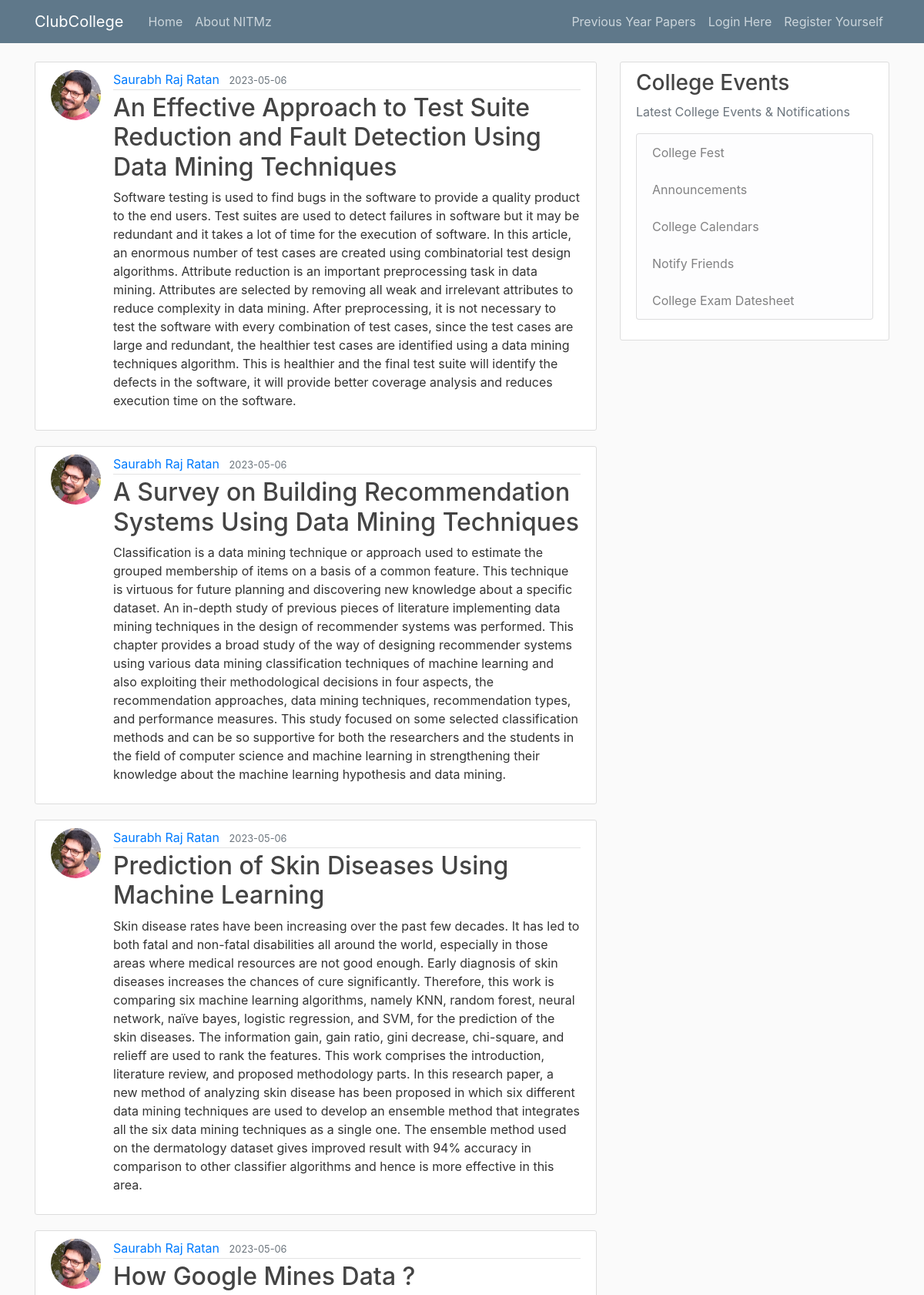
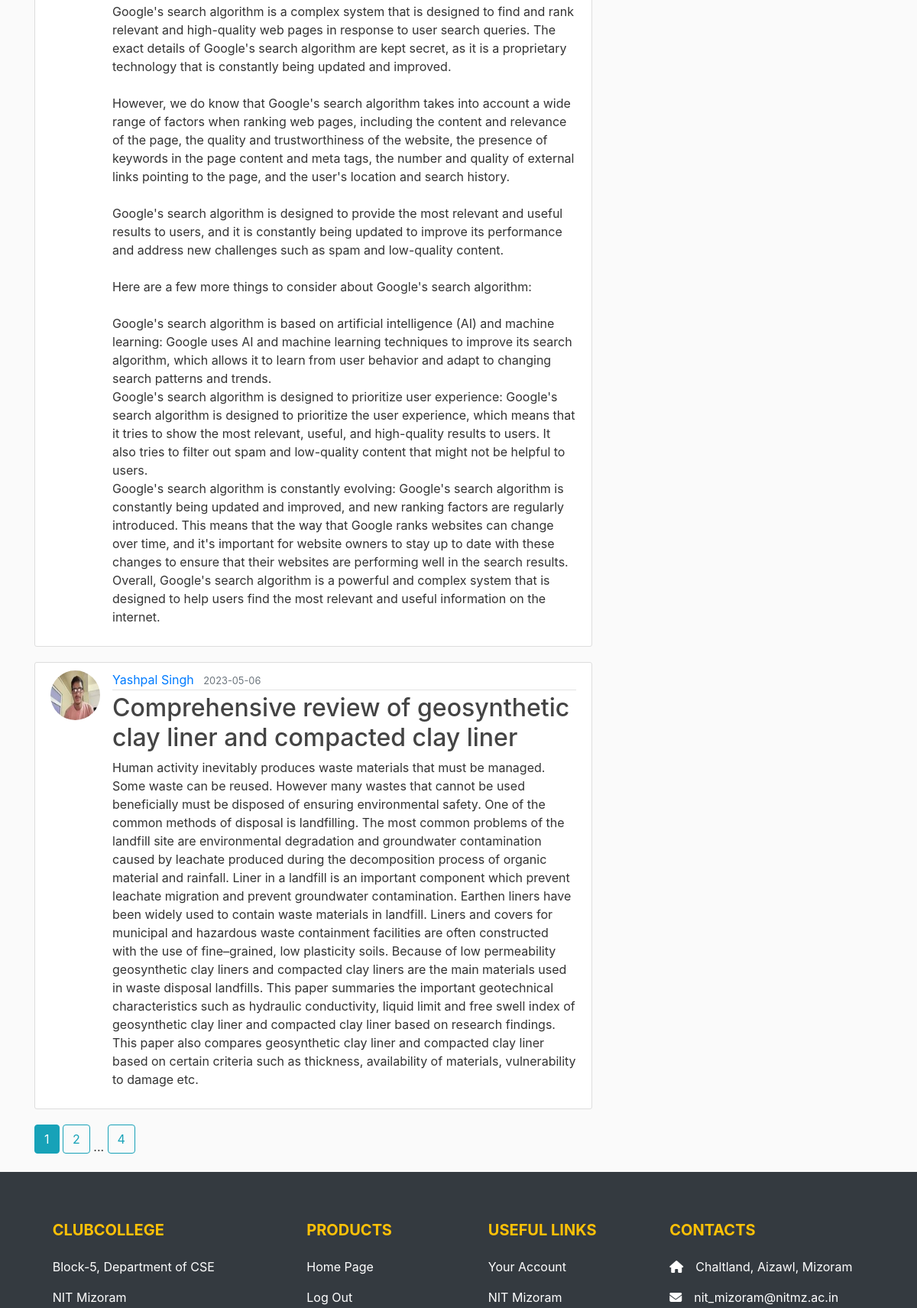
Page /home (upper part) on the earlier database version (2 pictures, top to bottom).
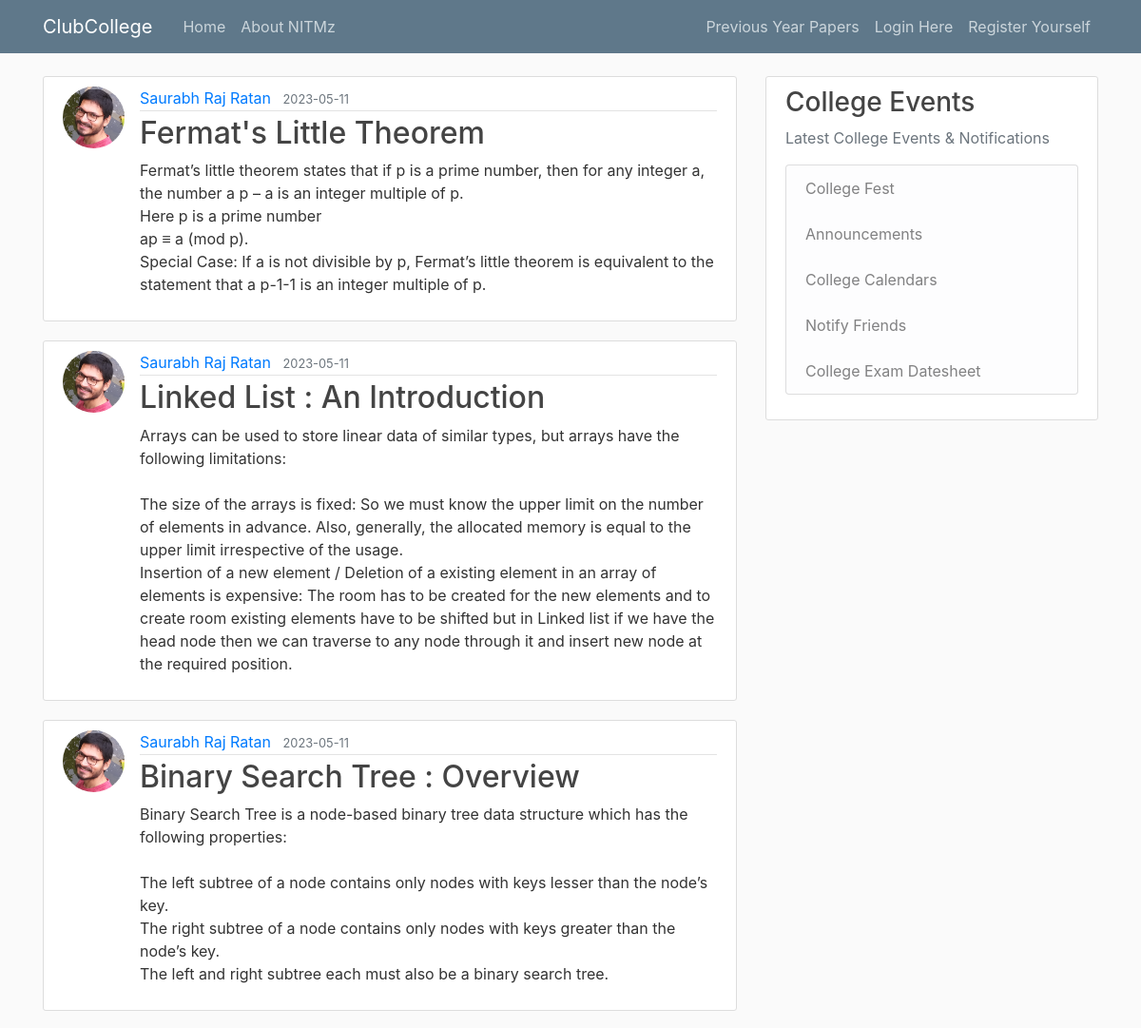
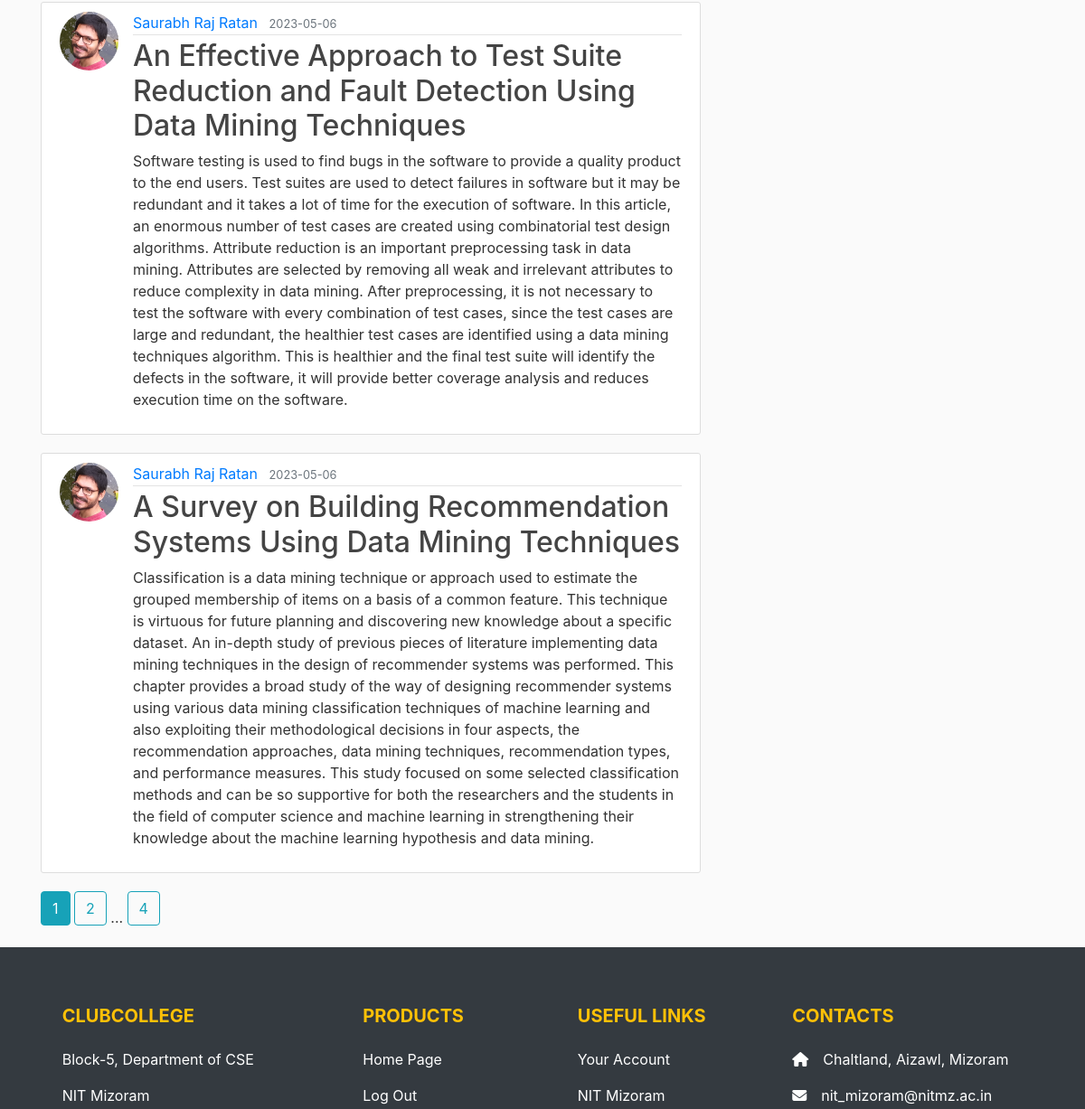
Same page on the later database version (2 pictures, top to bottom).
### clubcollege/models.py (models this page shows, shortened)
class Post(db.Model):
    id = db.Column(db.Integer, primary_key=True)
    title = db.Column(db.String(100), nullable=False)
    date_posted = db.Column(db.DateTime, nullable=False, default=datetime.utcnow)
    content = db.Column(db.Text, nullable=False)
    user_id = db.Column(db.Integer, db.ForeignKey('user.id'), nullable=False)

class User(db.Model, UserMixin):
    id = db.Column(db.Integer, primary_key=True)
    username = db.Column(db.String(20), unique=True, nullable=False)
    email = db.Column(db.String(120), unique=True, nullable=False)
    image_file = db.Column(db.String(20), nullable=False, default='default.jpg')
    password = db.Column(db.String(60), nullable=False)
    posts = db.relationship('Post', backref='author', lazy=True)

### clubcollege/routes.py (the view)
@app.route("/")
@app.route("/home")
def home():
    page = request.args.get('page', 1, type=int)
    posts = Post.query.order_by(Post.date_posted.desc()).paginate(page=page, per_page=5)
    return render_template('home.html', posts=posts)

### clubcollege/templates/home.html
{% extends "layout.html" %}
{% block content %}
    {% for post in posts.items %}
        <article class="media content-section">
          <img class="rounded-circle article-img" src="{{ url_for('static', filename='profile_pics/' + post.author.image_file) }}">
          <div class="media-body">
            <div class="article-metadata">
              <a class="mr-2" href="{{ url_for('user_posts', username=post.author.username) }}">{{ post.author.username }}</a>
              <small class="text-muted">{{ post.date_posted.strftime('%Y-%m-%d') }}</small>
            </div>
            <h2><a class="article-title" href="{{ url_for('post', post_id=post.id) }}">{{ post.title }}</a></h2>
            <p class="article-content">{{ post.content }}</p>
          </div>
        </article>
    {% endfor %}
    {% for page_num in posts.iter_pages(left_edge=1, right_edge=1, left_current=1, right_current=2) %}
      {% if page_num %}
        {% if posts.page == page_num %}
          <a class="btn btn-info mb-4" href="{{ url_for('home', page=page_num) }}">{{ page_num }}</a>
        {% else %}
          <a class="btn btn-outline-info mb-4" href="{{ url_for('home', page=page_num) }}">{{ page_num }}</a>
        {% endif %}
      {% else %}
        ...
      {% endif %}
    {% endfor %}
{% endblock content %}

### clubcollege/templates/layout.html (shortened to what this page needs)
<!DOCTYPE html>
<html>
<head>
    <link rel="stylesheet" href="https://cdn.jsdelivr.net/npm/bootstrap@5.0.2/dist/css/bootstrap.min.css" rel="stylesheet">
    <link rel="stylesheet" href="https://cdnjs.cloudflare.com/ajax/libs/font-awesome/6.4.0/css/all.min.css">
    <link rel="stylesheet" href="https://maxcdn.bootstrapcdn.com/bootstrap/4.0.0/css/bootstrap.min.css">
    <link rel="stylesheet" type="text/css" href="{{ url_for('static', filename='main.css') }}">
</head>
<body>
    <header class="site-header">
      <nav class="navbar navbar-expand-md navbar-dark bg-steel fixed-top">
        <div class="container">
          <a class="navbar-brand mr-4" href="/">ClubCollege</a>
          <div class="collapse navbar-collapse" id="navbarToggle">
            <div class="navbar-nav mr-auto">
              <a class="nav-item nav-link" href="{{ url_for('home') }}">Home</a>
              <a class="nav-item nav-link" href="{{ url_for('about') }}">About NITMz</a>
            </div>
            <div class="navbar-nav">
              <a class="nav-item nav-link" href="{{ url_for('landingPage') }}">Previous Year Papers</a>
              {% if current_user.is_authenticated %}
                <a class="nav-link active" aria-current="page" href="/get_details">Add Exam Papers</a>
                <a class="nav-item nav-link" href="{{ url_for('new_post') }}">New Post</a>
                <a class="nav-item nav-link" href="{{ url_for('account') }}">Account</a>
                <a class="nav-item nav-link" href="{{ url_for('logout') }}">Logout</a>
              {% else %}
                <a class="nav-item nav-link" href="{{ url_for('login') }}">Login Here</a>
                <a class="nav-item nav-link" href="{{ url_for('register') }}">Register Yourself</a>
              {% endif %}
            </div>
          </div>
        </div>
      </nav>
    </header>
    <main role="main" class="container">
      <div class="row">
        <div class="col-md-8">
          {% block content %}{% endblock %}
        </div>
        <div class="col-md-4">
          <div class="content-section">
            <h3>College Events</h3>
            <p class='text-muted'>Latest College Events & Notifications
              <ul class="list-group">
                <li class="list-group-item list-group-item-light">College Fest</li>
                <li class="list-group-item list-group-item-light">Announcements</li>
                <li class="list-group-item list-group-item-light">College Calendars</li>
                <li class="list-group-item list-group-item-light">Notify Friends</li>
                <li class="list-group-item list-group-item-light">College Exam Datesheet</li>
              </ul>
            </p>
          </div>
        </div>
      </div>
    </main>
    <footer class="bg-dark text-white pt-5 pb-4">
      <div class="container text-center text-md-left">
          <div class="row text-center text-md-left">
              <div class="col-md-3 col-lg-3 col-xl-3 mx-auto mt-3">
                  <h5 class="text-uppercase mb-4 font-weight-bold text-warning">ClubCollege</h5>
                  <p>Block-5, Department of CSE</p>
                  <p>NIT Mizoram</p>
              </div>
              <div class="col-md-2 col-lg-2 col-xl-2 mx-auto mt-3">
                  <h5 class="text-uppercase mb-4 font-weight-bold text-warning">Products</h5>
                  <p>
                      <a href="/home" class="text-white" style="text-decoration: none;">Home Page</a>
                  </p>
                  <p>
                    <a href="{{ url_for('logout') }}" class="text-white" style="text-decoration: none;">Log Out</a>
                </p>
              </div>
              <div class="col-md-3 col-lg-2 col-xl-2 mx-auto mt-3">
                  <h5 class="text-uppercase mb-4 font-weight-bold text-warning">Useful Links</h5>
                  <p>
                      <a href="/home" class="text-white" style="text-decoration: none;">Your Account</a>
                  </p>
                  <p>
                    <a href="https://www.nitmz.ac.in" class="text-white" style="text-decoration: none;">NIT Mizoram</a>
                </p>
              </div>
              <div class="col-md-4 col-lg-3 col-xl-3 mx-auto mt-3">
                  <h5 class="text-uppercase mb-4 font-weight-bold text-warning">Contacts</h5>
                  <p>
                      <i class="fas fa-home mr-3"></i>Chaltland, Aizawl, Mizoram
                  </p>
                  <p>
                      <i class="fas fa-envelope mr-3"></i>nit_mizoram@nitmz.ac.in
                  </p>
              </div>
          </div>
      </div>
  </footer>
</body>
</html>

### clubcollege/static/main.css (style rules this page uses)
body { background: #fafafa; color: #333333; margin-top: 5rem; }
h1, h2, h3, h4, h5, h6 { color: #444444; }
.bg-steel { background-color: #5f788a; }
.site-header .navbar-nav .nav-link { color: #cbd5db; }
.content-section { background: #ffffff; padding: 10px 20px; border: 1px solid #dddddd; border-radius: 3px; margin-bottom: 20px; }
.article-title { color: #444444; }
.article-content { white-space: pre-line; }
.article-img { height: 65px; width: 65px; margin-right: 16px; }
.article-metadata { padding-bottom: 1px; margin-bottom: 4px; border-bottom: 1px solid #e3e3e3 }

Differences in the rows shown:
no longer on this page (row unchanged): Post: image_file (picture), author.username "Saurabh Raj Ratan", date_posted "2023-05-06", title "Prediction of Skin Diseases Using Machine Learning", content "Skin disease rates have been increasing over the past few decades. It has led to both fatal and non-fatal disabilities all around the world, especially in those areas where medical resources are not good enough. Early diagnosis of skin diseases increases the chances of cure significantly. Therefore, this work is comparing six machine learning algorithms, namely KNN, random forest, neural network, naïve bayes, logistic regression, and SVM, for the prediction of the skin diseases. The information gain, gain ratio, gini decrease, chi-square, and relieff are used to rank the features. This work comprises the introduction, literature review, and proposed methodology parts. In this research…"
no longer on this page (row unchanged): Post: image_file (picture), author.username "Saurabh Raj Ratan", date_posted "2023-05-06", title "How Google Mines Data ?", content "Google's search algorithm is a complex system that is designed to find and rank relevant and high-quality web pages in response to user search queries. The exact details of Google's search algorithm are kept secret, as it is a proprietary technology that is constantly being updated and improved. However, we do know that Google's search algorithm takes into account a wide range of factors when ranking web pages, including the content and relevance of the page, the quality and trustworthiness of the website, the presence of keywords in the page content and meta tags, the number and quality of external links pointing to the page, and the user's location and search history. Google's search…"
no longer on this page (row unchanged): Post: image_file (picture), author.username "Yashpal Singh", date_posted "2023-05-06", title "Comprehensive review of geosynthetic clay liner and compacted clay liner", content "Human activity inevitably produces waste materials that must be managed. Some waste can be reused. However many wastes that cannot be used beneficially must be disposed of ensuring environmental safety. One of the common methods of disposal is landfilling. The most common problems of the landfill site are environmental degradation and groundwater contamination caused by leachate produced during the decomposition process of organic material and rainfall. Liner in a landfill is an important component which prevent leachate migration and prevent groundwater contamination. Earthen liners have been widely used to contain waste materials in landfill. Liners and covers for municipal and hazardous…"
added Post: image_file (picture), author.username "Saurabh Raj Ratan", date_posted "2023-05-11", title "Fermat's Little Theorem", content "Fermat’s little theorem states that if p is a prime number, then for any integer a, the number a p – a is an integer multiple of p. Here p is a prime number ap ≡ a (mod p). Special Case: If a is not divisible by p, Fermat’s little theorem is equivalent to the statement that a p-1-1 is an integer multiple of p."
added Post: image_file (picture), author.username "Saurabh Raj Ratan", date_posted "2023-05-11", title "Linked List : An Introduction", content "Arrays can be used to store linear data of similar types, but arrays have the following limitations: The size of the arrays is fixed: So we must know the upper limit on the number of elements in advance. Also, generally, the allocated memory is equal to the upper limit irrespective of the usage. Insertion of a new element / Deletion of a existing element in an array of elements is expensive: The room has to be created for the new elements and to create room existing elements have to be shifted but in Linked list if we have the head node then we can traverse to any node through it and insert new node at the required position."
added Post: image_file (picture), author.username "Saurabh Raj Ratan", date_posted "2023-05-11", title "Binary Search Tree : Overview", content "Binary Search Tree is a node-based binary tree data structure which has the following properties: The left subtree of a node contains only nodes with keys lesser than the node’s key. The right subtree of a node contains only nodes with keys greater than the node’s key. The left and right subtree each must also be a binary search tree."
